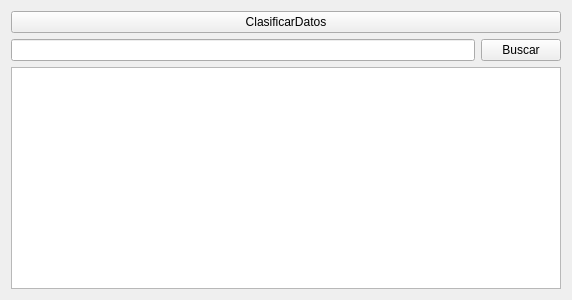
<?xml version="1.0" encoding="UTF-8"?>
<ui version="4.0">
 <class>Searcher</class>
 <widget class="QWidget" name="Searcher">
  <property name="geometry">
   <rect>
    <x>0</x>
    <y>0</y>
    <width>572</width>
    <height>300</height>
   </rect>
  </property>
  <property name="windowTitle">
   <string>Form</string>
  </property>
  <layout class="QVBoxLayout" name="verticalLayout">
   <item>
    <widget class="QPushButton" name="clasificarpB">
     <property name="text">
      <string>ClasificarDatos</string>
     </property>
    </widget>
   </item>
   <item>
    <layout class="QHBoxLayout" name="horizontalLayout">
     <item>
      <widget class="QLineEdit" name="lineEdit"/>
     </item>
     <item>
      <widget class="QPushButton" name="buscarpB">
       <property name="text">
        <string>Buscar</string>
       </property>
      </widget>
     </item>
    </layout>
   </item>
   <item>
    <widget class="QTextBrowser" name="textBrowser"/>
   </item>
  </layout>
 </widget>
 <resources/>
 <connections/>
</ui>
